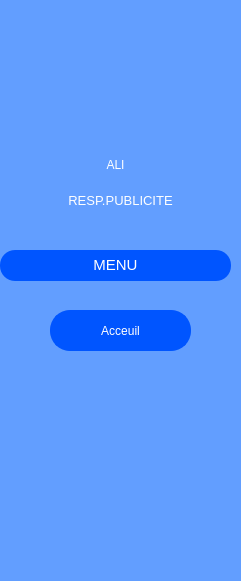
   <widget class="QWidget" name="widget_2" native="true">
    <property name="geometry">
     <rect>
      <x>0</x>
      <y>110</y>
      <width>241</width>
      <height>581</height>
     </rect>
    </property>
    <property name="styleSheet">
     <string notr="true">border-radius:15px;

background-color: rgb(98, 158, 255);

</string>
    </property>
    <widget class="QLabel" name="label_3">
     <property name="geometry">
      <rect>
       <x>70</x>
       <y>150</y>
       <width>91</width>
       <height>31</height>
      </rect>
     </property>
     <property name="styleSheet">
      <string notr="true">font: 11pt &quot;Times New Roman&quot;;
</string>
     </property>
     <property name="text">
      <string>&lt;html&gt;&lt;head/&gt;&lt;body&gt;&lt;p align=&quot;center&quot;&gt;&lt;span style=&quot; color:#ffffff;&quot;&gt;ALI&lt;/span&gt;&lt;/p&gt;&lt;/body&gt;&lt;/html&gt;</string>
     </property>
    </widget>
    <widget class="QPushButton" name="Acceuil">
     <property name="geometry">
      <rect>
       <x>50</x>
       <y>310</y>
       <width>141</width>
       <height>41</height>
      </rect>
     </property>
     <property name="styleSheet">
      <string notr="true">border-radius: 20px;
color: rgb(255, 255, 255);
border: 2px solid #0055ff ;
background-color: rgb(0, 85, 255);
font: 75 9pt &quot;Times New Roman&quot;;</string>
     </property>
     <property name="text">
      <string>Acceuil</string>
     </property>
     <property name="icon">
      <iconset>
       <normaloff>../../../../PROJET/img/acc.png</normaloff>../../../../PROJET/img/acc.png</iconset>
     </property>
     <property name="iconSize">
      <size>
       <width>40</width>
       <height>40</height>
      </size>
     </property>
    </widget>
    <widget class="QWidget" name="widget_3" native="true">
     <property name="geometry">
      <rect>
       <x>0</x>
       <y>250</y>
       <width>231</width>
       <height>31</height>
      </rect>
     </property>
     <property name="styleSheet">
      <string notr="true">border-radius:15px;
background-color: rgb(0, 85, 255);</string>
     </property>
     <widget class="QLabel" name="label_4">
      <property name="geometry">
       <rect>
        <x>80</x>
        <y>0</y>
        <width>71</width>
        <height>31</height>
       </rect>
      </property>
      <property name="cursor">
       <cursorShape>ArrowCursor</cursorShape>
      </property>
      <property name="styleSheet">
       <string notr="true">font: 75 9pt &quot;Times New Roman&quot;;</string>
      </property>
      <property name="text">
       <string>&lt;html&gt;&lt;head/&gt;&lt;body&gt;&lt;p align=&quot;center&quot;&gt;&lt;span style=&quot; font-size:11pt; color:#ffffff;&quot;&gt;MENU&lt;/span&gt;&lt;/p&gt;&lt;/body&gt;&lt;/html&gt;</string>
      </property>
     </widget>
    </widget>
    <widget class="QLabel" name="label_5">
     <property name="geometry">
      <rect>
       <x>30</x>
       <y>190</y>
       <width>181</width>
       <height>21</height>
      </rect>
     </property>
     <property name="styleSheet">
      <string notr="true">font: 9pt &quot;Times New Roman&quot;;</string>
     </property>
     <property name="text">
      <string>&lt;html&gt;&lt;head/&gt;&lt;body&gt;&lt;p align=&quot;center&quot;&gt;&lt;span style=&quot; font-size:10pt; color:#ffffff;&quot;&gt;RESP.PUBLICITE&lt;/span&gt;&lt;/p&gt;&lt;/body&gt;&lt;/html&gt;</string>
     </property>
    </widget>
    <widget class="QLabel" name="label_7">
     <property name="geometry">
      <rect>
       <x>40</x>
       <y>20</y>
       <width>151</width>
       <height>111</height>
      </rect>
     </property>
     <property name="autoFillBackground">
      <bool>false</bool>
     </property>
     <property name="text">
      <string/>
     </property>
     <property name="pixmap">
      <pixmap>../../../Downloads/tete.png</pixmap>
     </property>
     <property name="scaledContents">
      <bool>true</bool>
     </property>
    </widget>
   </widget>
